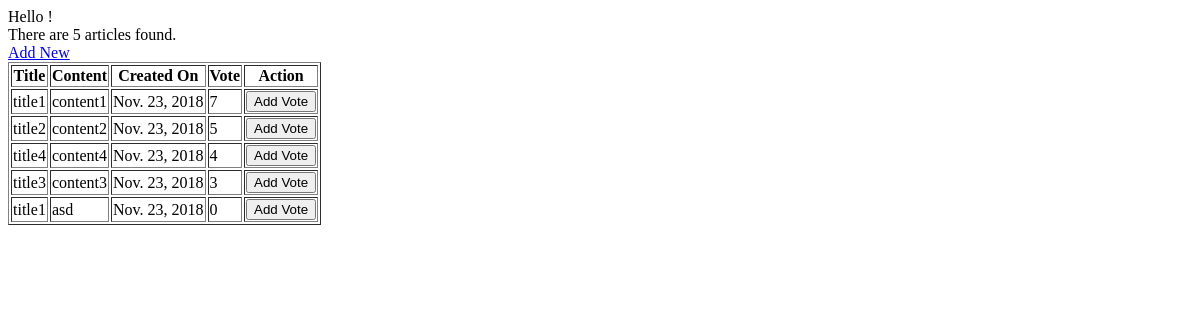
The app's page /article/, older data.
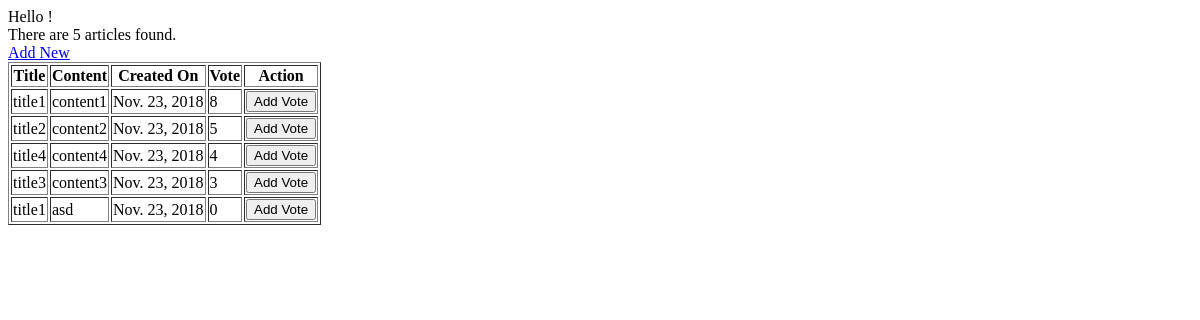
The same page, newer data.
### article/models.py (models this page shows, shortened)
class Article(models.Model):
    title = models.CharField(max_length=25)
    content = models.TextField(max_length=50)
    author = models.CharField(max_length=25)
    vote = models.IntegerField(default=0)
    created_on = models.DateField(auto_now_add=True)
    class Meta:
        db_table = 'ARTICLE'
        ordering = ['-vote']

### article/views.py (the view)
# urls.py: url(r'', views.index, name='index'),
def index(request):
    data = {
        'article_count': Article.objects.count(),
        'articles': Article.objects.all(),
    }
    return render(request, 'index.html', context=data)

### article/templates/index.html (shortened to what this page needs)
<html>
	<head>
	</head>
	<body>
		Hello ! <br/>
		There are {{ article_count }} articles found.<br/>
		<a href="{% url 'article_add' %}" />Add New </a>
		<table border=1 margin=5 padding=5>
			<tr>
				<th>Title</th>
				<th>Content</th>
				<th>Created On</th>
				<th>Vote</th>
				<th>Action</th>
			</tr>
			{% for article in articles %}
			<tr>
				<td>{{ article.title }}</td>
				<td>{{ article.content }}</td>
				<td>{{ article.created_on }}</td>
				<td>{{ article.vote }}</td>
				<td>
					<input type="submit" value="Add Vote" class="btnAddVote" id="article_id_{{article.id}}"/>
				</td>
			</tr>
			{% endfor%}
		</table>
	</body>
</html>

Row changes from the older to the newer data that the page shows:
changed Article "content1": vote "7" → "8"
